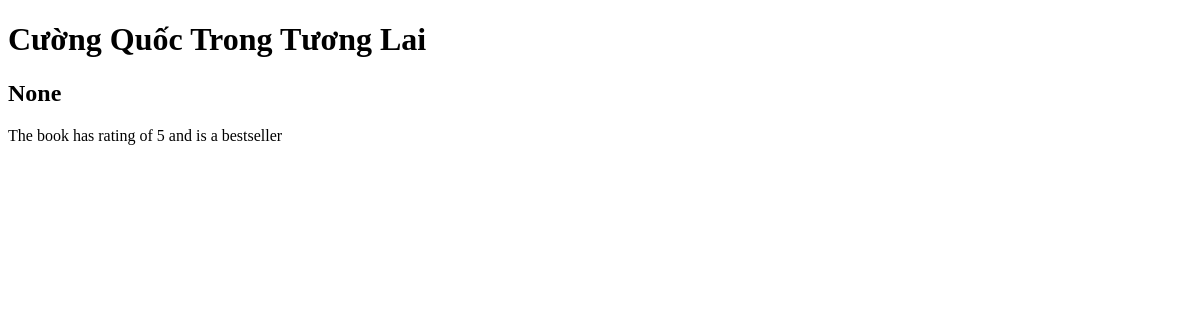
/cuong-quoc-trong-tuong-lai, run on an earlier commit of the app's database.
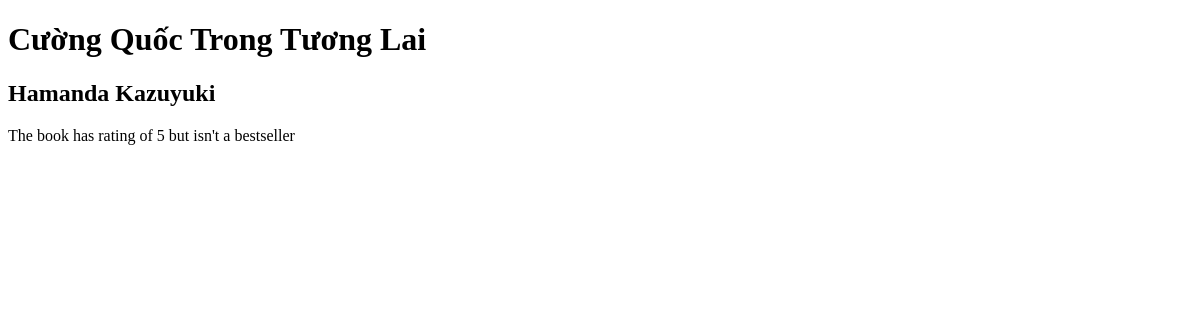
And on a later commit of the database.
### book_outlet/models.py (models this page shows, shortened)
class Book(models.Model):
  id = models.AutoField(primary_key=True)
  title = models.CharField(null=True,max_length=50)
  rating = models.IntegerField(null=True,
                               validators=[MinValueValidator(1), MaxValueValidator(5)])
  author = models.ForeignKey(Author, on_delete=models.CASCADE, null=True)
  is_bestselling = models.BooleanField(default=False)
  slug = models.SlugField(default="", null=False, db_index= True)
  published_countries = models.ManyToManyField(Country, blank=True)

class Author(models.Model):
  first_name = models.CharField(max_length=100)
  last_name = models.CharField(max_length=100)
  address = models.OneToOneField(Address, null= True, on_delete=models.CASCADE)
  def full_name(self):
    return f"{self.first_name} {self.last_name}"
  def __str__(self):
    return self.full_name()

### book_outlet/views.py (the view)
# urls.py: path("<slug:slug>", views.book_detail, name="book-detail")
def book_detail(request, slug):
    book = get_object_or_404(Book,slug = slug)
    return render(request, 'book_outlet/book_detail.html', {
        'title': book.title,
        'author': book.author,
        'rating': book.rating,
        'is_bestselling': book.is_bestselling
    })

### book_outlet/templates/book_outlet/book_detail.html (shortened to what this page needs)
{% extends 'book_outlet/base.html' %}
{% block content %}
   <h1>{{ title }}</h1>
    <h2>{{ author }}</h2>
    <p>The book has rating of {{ rating }}
        {% if is_bestselling %}
            and is a bestseller
        {% else %}
            but isn't a bestseller
        {%  endif %}
    </p>
{% endblock %}

What changed in the data, as far as the page shows it:
added Author: first_name+last_name "Hamanda Kazuyuki"
Also different on the page:
{{ author }}: "None" → (not shown)
text no longer shown: "and is a bestseller"
text now shown: "but isn't a bestseller"
